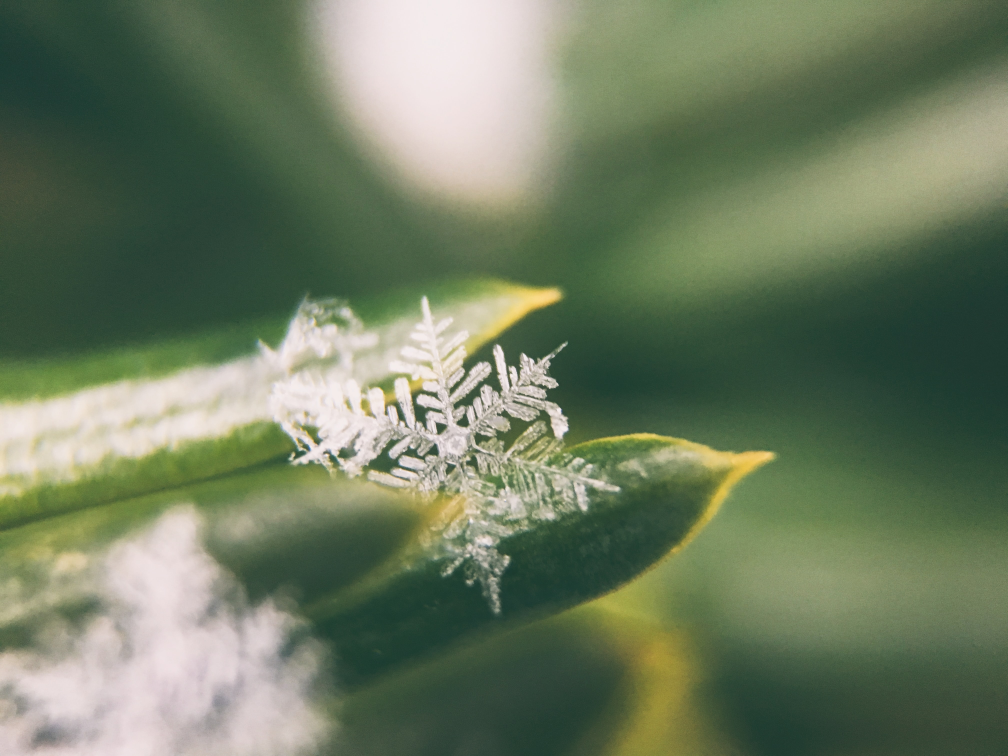
#> input picture Desktop Minigames/Desktop Minigames/Resources/Backgrounds/background0.jpg, 4032 x 3024 px (shown at 1/4 size); its folder holds 4 pictures in this run
$ python nameChanger.py
#> lines starting #> are read from the running program, lines starting #| are printed output that depends on the picture
import os
import cv2 as cv

image_ext = ['png', 'jpg', 'jpeg']
allowed_ratios = [16, 9, 16, 10, 4, 3]
min_photo_width = 1500
idx = 0

def get_file_extension(file):
	return str(file).split('.')[-1]

def is_valid_photo(photo):
#> called with photo = 'background0.jpg'
	img = cv.imread(file, cv.IMREAD_GRAYSCALE)
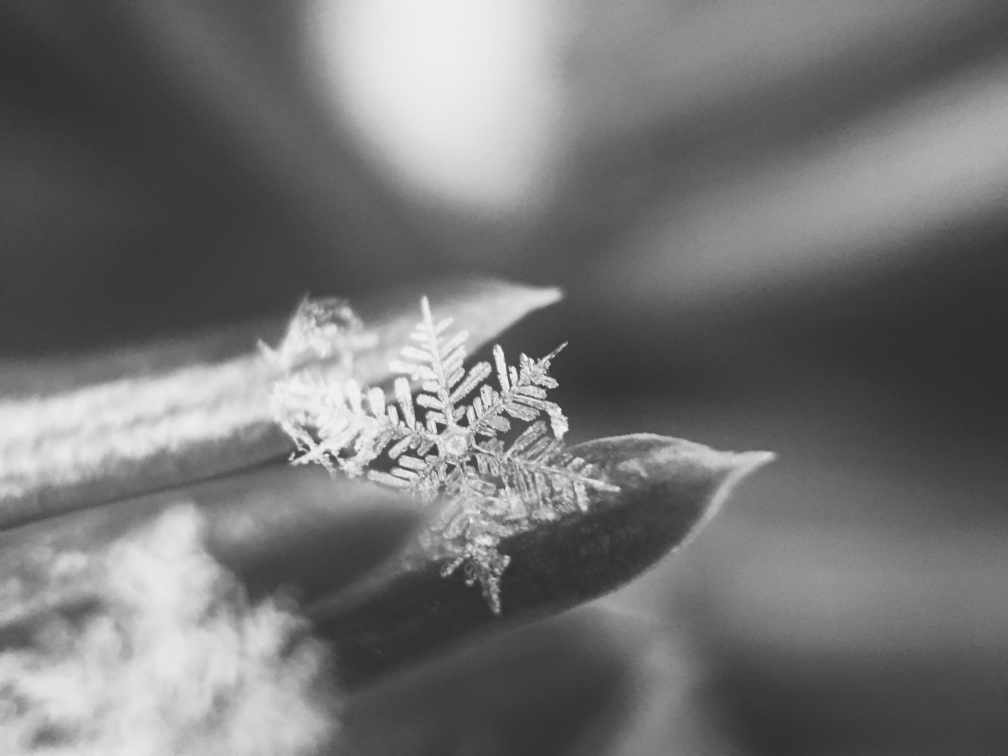
#> img: shape (3024, 4032) (shown at 1/4 size); min 40, max 246, mean 116
	width =len(img[0])
#> width = 4032
	height = len(img)
#> height = 3024
	if (width < min_photo_width):
		return False
	global allowed_ratios
	i = 0
	while i < len(allowed_ratios):
		if width / height == allowed_ratios[i] / allowed_ratios[i + 1]:
			return True
		i = i + 2
#> after the loop, i = 4

files = os.listdir()
photo = ['.png', '.jpg', '.jpeg']
for file in files:
	if get_file_extension(file) in image_ext:
		if is_valid_photo(file):
			while True:
				try:
					os.rename(file, f"./background{idx}.{get_file_extension(file)}")
					break
				except:
					idx = idx + 1
		else:
			os.remove(file)
#> pass 2 of the loop `for file in files:`:
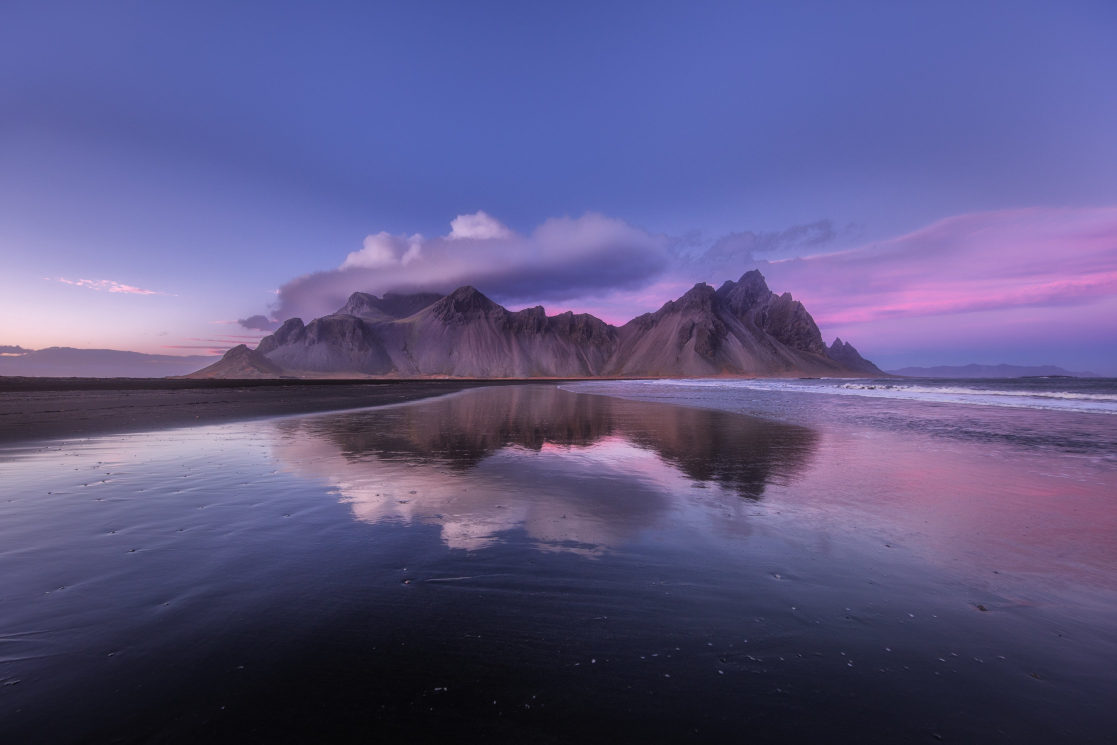
#> input picture Desktop Minigames/Desktop Minigames/Resources/Backgrounds/background1.jpg, 3350 x 2234 px (shown at 1/3 size)
#> in is_valid_photo (call 2), `img = cv.imread(file, cv.IMREAD_GRAYSCALE)`:
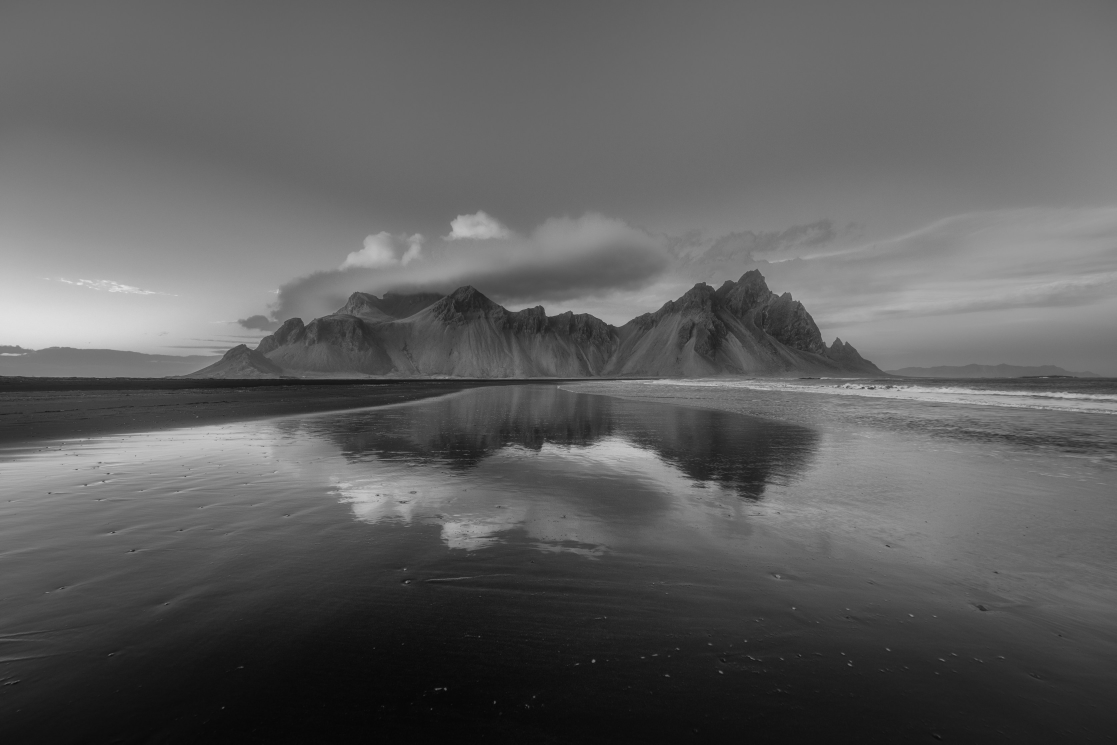
#> img: shape (2234, 3350) (shown at 1/3 size); min 2, max 231, mean 94.4
#> width = 3350
#> height = 2234
#> after the loop in is_valid_photo (call 2), `while i < len(allowed_ratios):`: i = 6
#> pass 3 of the loop `for file in files:`:
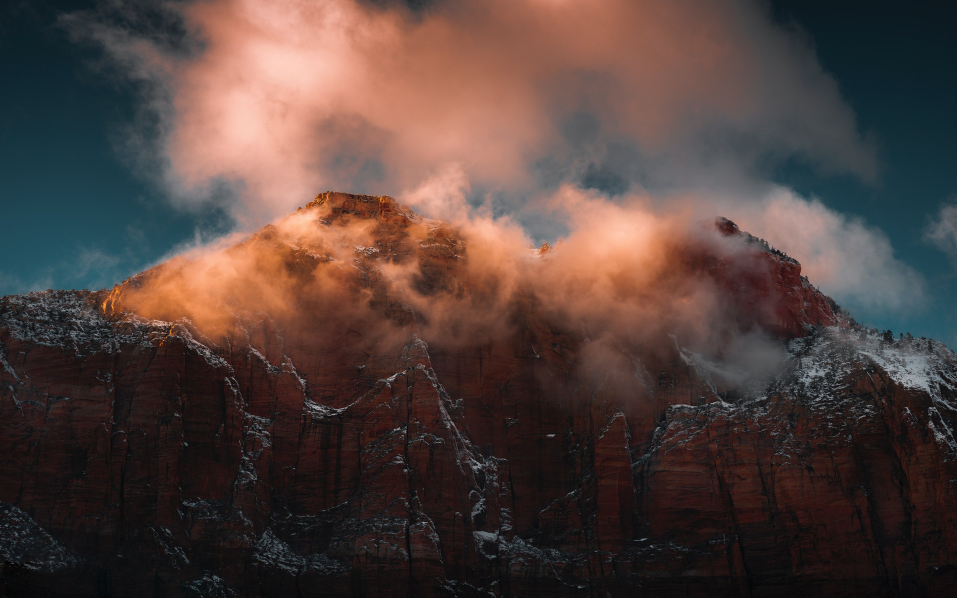
#> input picture Desktop Minigames/Desktop Minigames/Resources/Backgrounds/background10.jpg, 2871 x 1794 px (shown at 1/3 size)
#> in is_valid_photo (call 3), `img = cv.imread(file, cv.IMREAD_GRAYSCALE)`:
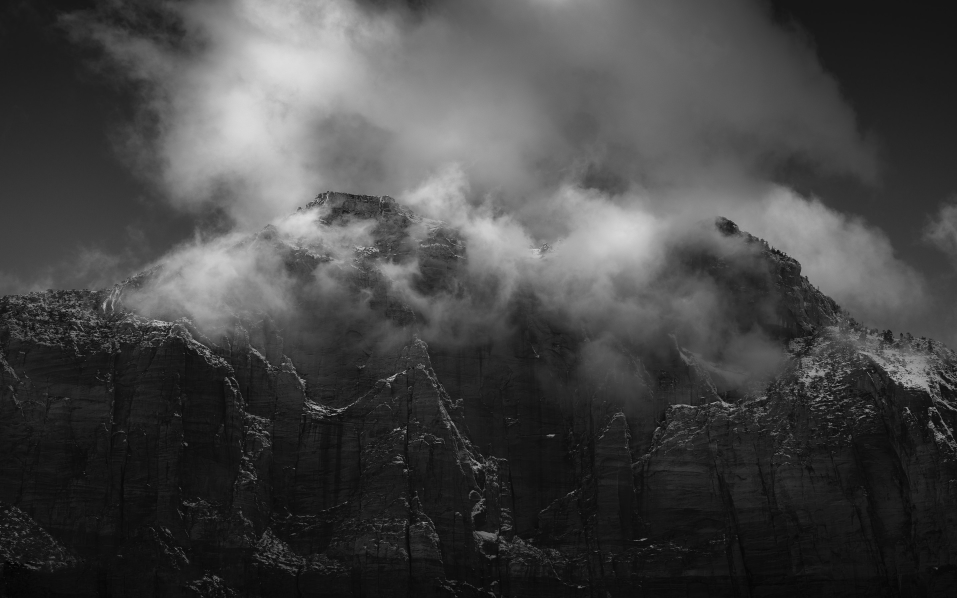
#> img: shape (1794, 2871) (shown at 1/3 size); min 0, max 247, mean 69.5
#> width = 2871
#> height = 1794
#> after the loop in is_valid_photo (call 3), `while i < len(allowed_ratios):`: i = 6
#> the loop made 5 passes; the first 3 are shown
